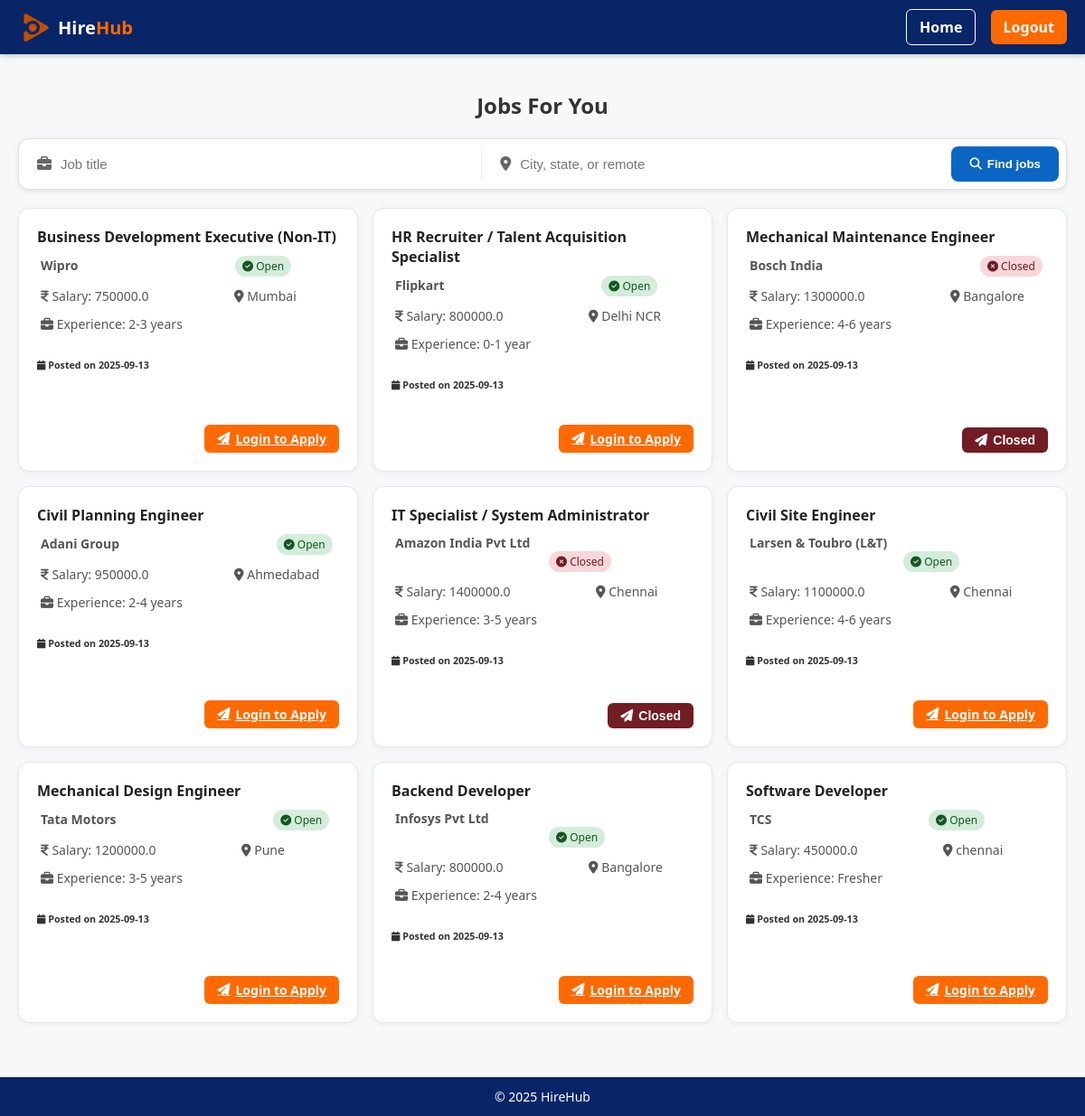
Page /jobs_page on the committed database.
### tables this page shows
CREATE TABLE jobs(
        id INTEGER PRIMARY KEY AUTOINCREMENT, 
        company TEXT,
        title TEXT, 
        description TEXT, 
        salary REAL,
        location TEXT,
        experience TEXT,
        status TEXT DEFAULT 'open',
        posted_on TEXT DEFAULT CURRENT_TIMESTAMP
    );

### app.py (the view)
@app.route("/jobs_page", methods=["GET"])
def jobs_page():
    role_filter = request.args.get("role", "").strip()
    location_filter = request.args.get("location", "").strip()
    with get_db() as conn:
        cur = conn.cursor()
        query = """
            SELECT id, company, title, description, salary, location, experience, status, posted_on
            FROM jobs
            WHERE 1=1
        """
        params = []
        if role_filter:
            query += " AND title LIKE ?"
            params.append(f"%{role_filter}%")
        if location_filter:
            query += " AND location LIKE ?"
            params.append(f"%{location_filter}%")
        query += " ORDER BY id DESC"
        cur.execute(query, params)
        rows = cur.fetchall()
        jobs_list = []
        for r in rows:
            job ={
                "id": r[0],
                "company": r[1],
                "title": r[2],
                "description": r[3],
                "salary": r[4],
                "location": r[5],
                "experience": r[6],
                "status": r[7],
                "posted_on": r[8],
                "applied": False
                }
            if session.get("user_id"):
                    cur.execute("SELECT 1 FROM applications WHERE user_id=? AND job_id=?",
                                (session["user_id"], job["id"]))
                    if cur.fetchone():
                        job["applied"] = True
            jobs_list.append(job)
    return render_template("jobs.html", jobs=jobs_list, role=role_filter, location=location_filter)

### db.py (called while the page is built)
@contextmanager
def get_db():
    conn = sqlite3.connect(DB_NAME)
    try:
        yield conn
        conn.commit()
    finally:
        conn.close()

### templates/jobs.html (shortened to what this page needs)
<!doctype html>
<html lang="en">
<head>
  <link rel="stylesheet" href="{{ url_for('static', filename='css/jobs.css') }}">
  <link rel="stylesheet" href="https://cdnjs.cloudflare.com/ajax/libs/font-awesome/6.5.0/css/all.min.css">
</head>
<body>
  <nav class="nav">
    <div class="container nav-flex">
      <a class="brand" href="{{ url_for('home_page') }}">
        <img src="{{ url_for('static', filename='logo.png') }}" alt="Logo" class="logo">
        <span class="brand-name">Hire<span class="highlight">Hub</span></span>
      </a>
      <div class="nav-links">
        <a href="{{ url_for('home_page') }}" class="btn-outline">Home</a>
        <a href="{{ url_for('logout') }}" class="btn">Logout</a>
      </div>
    </div>
  </nav>
  <main class="container">
    <h2 style="text-align:center">Jobs For You</h2>
    <form method="GET" action="{{ url_for('jobs_page') }}" class="search-bar">
      <div class="input-icon">
        <i class="fa fa-briefcase"></i>
        <input type="text" id="searchRole" name="role" placeholder="Job title" value="{{ role }}">
      </div>
      <div class="input-icon">
        <i class="fa fa-location-dot"></i>
        <input type="text" id="searchLocation" name="location" placeholder="City, state, or remote" value="{{ location }}">
      </div>
      <button type="submit"><i class="fa fa-search"></i> Find jobs</button>
    </form>
    {% if jobs %}
      <div class="jobs-list">
        {% for j in jobs %}
          <div class="job-card">
            <div>
              <h3>
                <a href="{{ url_for('job_details', job_id=j.id) }}" class="job-title-link">
                  {{ j.title }}
                </a>
              </h3>
              <p><strong>{{ j.company }}</strong>
                {% if j.status == "open" %}
                  <span class="status-badge open"><i class="fa fa-check-circle"></i> Open</span>
                {% else %}
                  <span class="status-badge closed"><i class="fa fa-times-circle"></i> Closed</span>
                {% endif %}
              </p>
              <p><i class="fa fa-indian-rupee-sign"></i> Salary: {{ j.salary }} &nbsp;&nbsp;
                 <span><i class="fa fa-location-dot"></i> {{ j.location }}</span></p>
              <p><i class="fa fa-briefcase"></i> Experience: {{ j.experience }}</p>
              <h6><i class="fa fa-calendar"></i> Posted on {{ j.posted_on }}</h6>
            </div>
            <div class="actions">
                {% if j.status == 'open' %}
                  {% if session.get('user_id') %}
                    {% if j.applied %}
                      <button class="btn-apply-applied" disabled>
                        <i class="fa fa-check"></i> Applied
                      </button>
                    {% else %}
                      <a href="{{ url_for('apply_job', job_id=j.id) }}" class="btn-apply">
                        <i class="fa fa-paper-plane"></i> Apply Now
                      </a>
                    {% endif %}
                  {% else %}
                    <a href="{{ url_for('home_page') }}#login" class="btn-apply">
                      <i class="fa fa-paper-plane"></i> Login to Apply
                    </a>
                  {% endif %}
                {% else %}
                  <button class="btn-closed" disabled>
                    <i class="fa fa-paper-plane"></i> Closed
                  </button>
                {% endif %}
             </div>
          </div>
        {% endfor %}
      </div>
    {% else %}
      <p style="text-align:center;">No jobs found.</p>
    {% endif %}
  </main>
  <footer class="footer">© 2025 HireHub</footer>
</body>
</html>

### static/css/jobs.css (style rules this page uses)
body { margin: 0; font-family: "Segoe UI", Arial, sans-serif; background: #f7f8fa; color: #333; }
.container { max-width: 1200px; margin: auto; padding: 20px; }
.nav { background: #082567; color: white; padding: 12px 0; box-shadow: 0 2px 6px rgba(0,0,0,0.2); }
.nav-flex { display: flex; justify-content: space-between; align-items: center; max-width: 1200px; margin: auto; padding: 0 20px; }
.brand { display: flex; align-items: center; font-size: 20px; font-weight: bold; color: white; text-decoration: none; }
.brand .logo { height: 36px; margin-right: 8px; }
.highlight { color: #ff6a00; }
.nav-links a { margin-left: 12px; padding: 8px 14px; border-radius: 6px; font-weight: bold; text-decoration: none; }
.nav-links .btn { background: #ff6a00; color: white; }
.nav-links .btn-outline { border: 1px solid white; color: white; }
.search-bar { display: flex; align-items: center; background: white; border: 1px solid #ddd; border-radius: 12px; padding: 8px; box-shadow: 0 2px 6px rgba(0,0,0,0.08); margin: 20px 0; gap: 8px; }
.input-icon { display: flex; align-items: center; flex: 1; padding: 8px 12px; border-right: 1px solid #eee; }
.input-icon:last-of-type { border-right: none; }
.input-icon i { margin-right: 8px; color: #666; }
.search-bar input { flex: 1; border: none; outline: none; font-size: 15px; }
.search-bar button { background: #0a66c2; color: white; border: none; padding: 12px 20px; border-radius: 8px; font-weight: bold; cursor: pointer; display: flex; align-items: center; gap: 6px; }
.jobs-list { display: grid; grid-template-columns: repeat(auto-fill, minmax(320px, 1fr)); gap: 16px; }
.job-card { background: white; border: 1px solid #e6e6e6; border-radius: 12px; padding: 20px; box-shadow: 0 2px 6px rgba(0,0,0,0.05); transition: transform 0.2s ease, box-shadow 0.2s ease; display: flex; flex-direction: column; justify-content: space-between; }
.job-card h3 { margin: 0 0 6px; font-size: 16px; font-weight: bold; color: #222; }
.job-card h3 a { text-decoration: none; color: #222; }
.job-card p { margin: 4px 0; font-size: 14px; color: #555; padding:4px; }
.job-card span { display: inline-block; margin-left: 80px; }
.job-card .actions { display: flex; justify-content: flex-end; gap: 10px; margin-top: 12px; }
.job-card .btn-apply { background: #ff6a00; color: white; border: none; border-radius: 6px; padding: 6px 14px; cursor: pointer; font-size: 14px; font-weight: bold; display: flex; align-items: center; gap: 6px; }
.job-card .btn-closed { background:#721c24; color: white; border: none; border-radius: 6px; padding: 6px 14px; cursor: pointer; font-size: 14px; font-weight: bold; display: flex; align-items: center; gap: 6px; }
.status-badge { padding: 3px 8px; border-radius: 12px; font-size: 12px; }
.status-badge.open { background: #d4edda; color: #155724; margin-left: 170px; }
.status-badge.closed { background: #f8d7da; color: #721c24; margin-left: 170px; }
.footer { background: #082567; color: white; text-align: center; padding: 12px; margin-top: 40px; font-size: 14px; }

### rows in the picture
jobs: title "Business Development Executive (Non-IT)", company "Wipro", status "open" (drawn), salary "750000.0", location "Mumbai", experience "2-3 years", posted_on "2025-09-13"
jobs: title "HR Recruiter / Talent Acquisition Specialist", company "Flipkart", status "open" (drawn), salary "800000.0", location "Delhi NCR", experience "0-1 year", posted_on "2025-09-13"
jobs: title "Mechanical Maintenance Engineer", company "Bosch India", status "closed" (drawn), salary "1300000.0", location "Bangalore", experience "4-6 years", posted_on "2025-09-13"
jobs: title "Civil Planning Engineer", company "Adani Group", status "open" (drawn), salary "950000.0", location "Ahmedabad", experience "2-4 years", posted_on "2025-09-13"
jobs: title "IT Specialist / System Administrator", company "Amazon India Pvt Ltd", status "closed" (drawn), salary "1400000.0", location "Chennai", experience "3-5 years", posted_on "2025-09-13"
jobs: title "Civil Site Engineer", company "Larsen & Toubro (L&T)", status "open" (drawn), salary "1100000.0", location "Chennai", experience "4-6 years", posted_on "2025-09-13"
jobs: title "Mechanical Design Engineer", company "Tata Motors", status "open" (drawn), salary "1200000.0", location "Pune", experience "3-5 years", posted_on "2025-09-13"
jobs: title "Backend Developer", company "Infosys Pvt Ltd", status "open" (drawn), salary "800000.0", location "Bangalore", experience "2-4 years", posted_on "2025-09-13"
jobs: title "Software Developer", company "TCS", status "open" (drawn), salary "450000.0", location "chennai", experience "Fresher", posted_on "2025-09-13"
